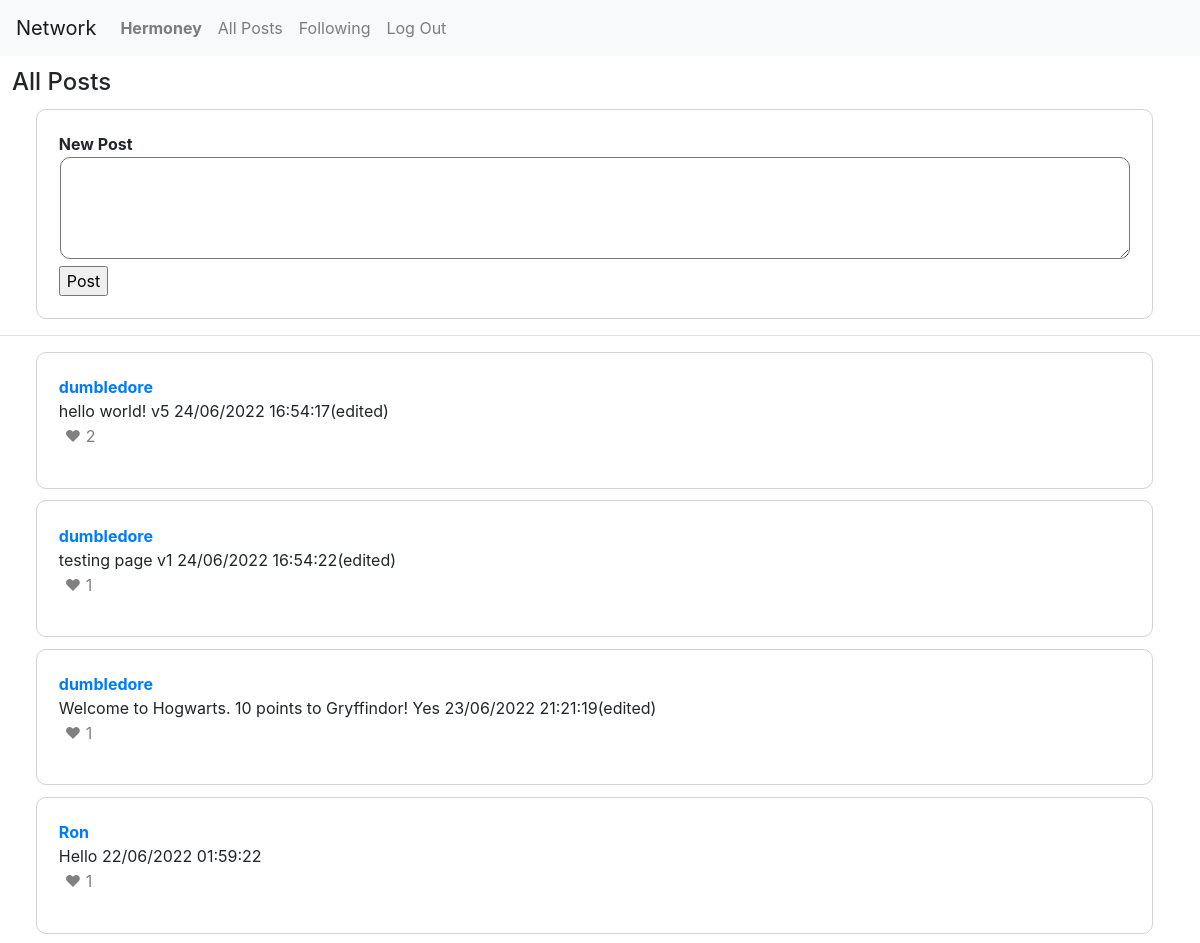
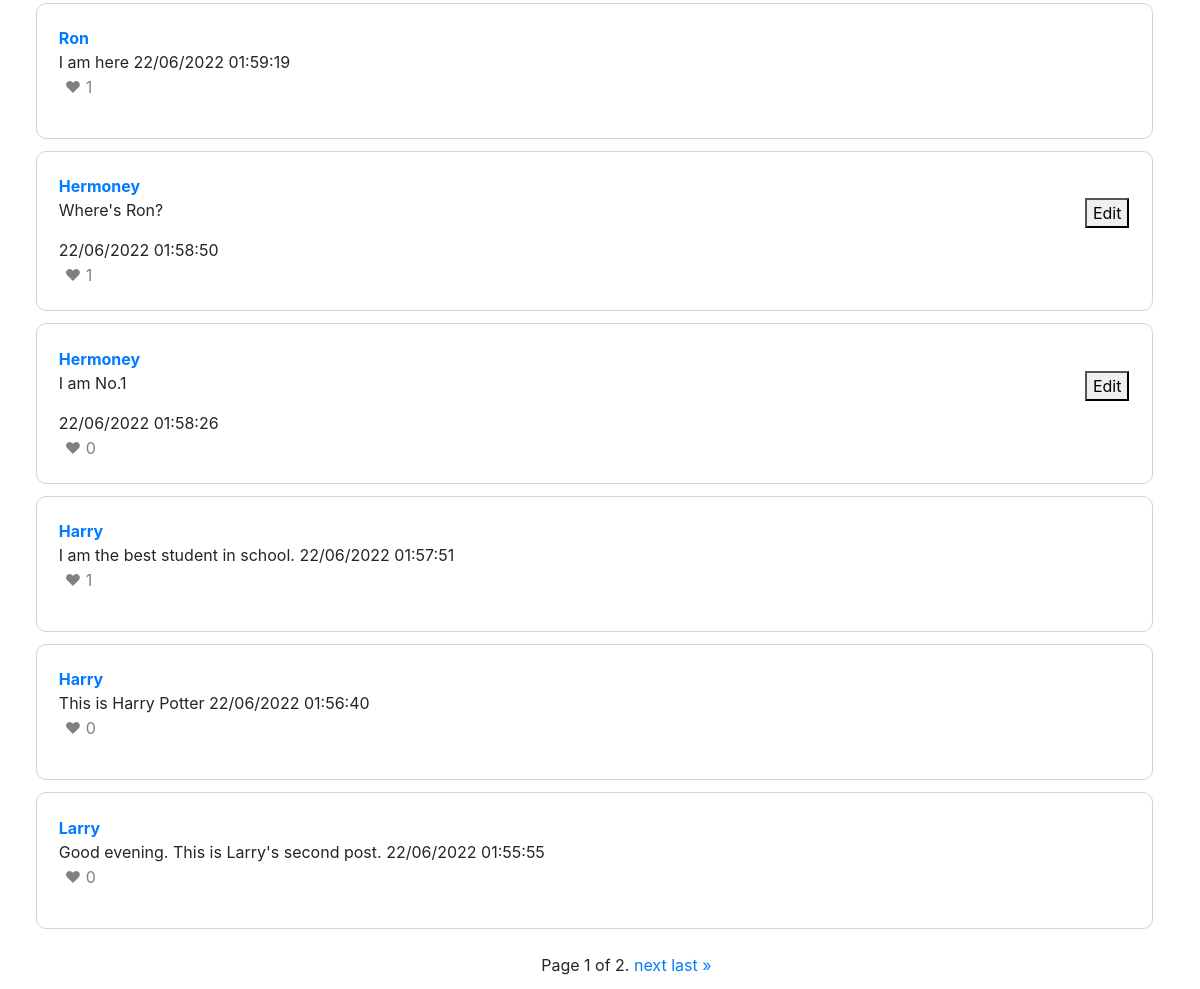
The app's page / (signed in) with its own data (2 pictures, top to bottom).
### network/models.py (models this page shows, shortened)
class User(AbstractUser):
    pass

class Post(models.Model):
    content = models.TextField()
    author = models.ForeignKey(User, on_delete=models.CASCADE)
    likes = models.ManyToManyField(User, related_name='liked_user', blank=True, null = True)
    created_at = models.TextField(blank=True, null=True)
    updated_at = models.TextField(blank=True, null=True)

### network/views.py (the view)
# urls.py: path("", views.index, name="index"),
@login_required
def index(request):
    if request.method =="POST":
        if "new_post" in request.POST:
            new_post = request.POST["new_post_content"]
            author = request.user
            now = datetime.now()
            post_time = now.strftime("%d/%m/%Y %H:%M:%S")
            post = Post.objects.create(content=new_post, author=author,created_at = post_time)
            post.save()
            return HttpResponseRedirect(reverse("index"))
        elif "edit_post" in request.POST:
            print("editpage")
            original_content = request.POST["original_post"]
            new_content = request.POST["edit_content"]
            author=request.user
            now = datetime.now()
            edit_time = now.strftime("%d/%m/%Y %H:%M:%S")
            post = Post.objects.filter(content=original_content).update(content=new_content, updated_at = edit_time)
            return HttpResponseRedirect(reverse("index"))
        elif "like" in request.POST:
            user=request.user
            content = request.POST["original_post"]
            Post.objects.get(content=content).likes.add(user)
            return HttpResponseRedirect(reverse("index"))
        elif "unlike" in request.POST:
            user=request.user
            content = request.POST["original_post"]
            Post.objects.get(content=content).likes.remove(user)
            return HttpResponseRedirect(reverse("index"))
    else:
        all_posts= Post.objects.all()
        all_posts = all_posts.order_by("-id").all()
        user=request.user
        paginator = Paginator(all_posts, 10) #show 10 posts per page
        page_number = request.GET.get("page")
        page_obj = paginator.get_page(page_number)
        return render(request, "network/index.html", {
            "posts": all_posts,
            "page_obj": page_obj,
            "user": user
        })

### network/templates/network/index.html (shortened to what this page needs)
{% extends "network/layout.html" %}
{% if user.is_authenticated %}
{% block body %}
    <div id="new_post_view" style="margin:1%;">
        <b><h4>All Posts</h4></b>
        <div style="border: 1px solid lightgray; border-radius: 10px; margin-left: 2%; margin-top: 1%; width:95%; ">
                <form method="POST" style="padding: 2%;" name="new_post">
                <b>New Post</b><br>
                <textarea id="new_post_content" name="new_post_content" style="width: 100%; margin: 1px; border-radius: 10px;" rows="4" ></textarea><br>
                <input type="submit" id="post" value="Post" name="new_post">
                </form>
        </div>
    </div>
    <hr>
    <div id="all_post_view" style="margin:1%;">
        {% for post in page_obj %}
        <div style="border: 1px solid lightgray; border-radius: 10px; margin-left: 2%; margin-top: 1%; width:95%; ">
            <form style="padding: 2%; text-align: left;" method="POST" name="edit_post">
                <a href="{% url 'profile' post.author %}"><b>{{post.author}}</b></a><br>
                <p id="post_{{post.content}}">{{post.content}}
                    {% if post.author == user %}<span style="float: right;">
                    <button id="{{post.content}}" type="button">Edit</button></p>
                        {% endif%}
                        {% if post.updated_at %}
                            {{post.updated_at}}(edited)
                        {% else %}
                            {{post.created_at}}
                        {% endif %}
                        <br>
                        {% if user in post.likes.filter %}
                        <button name="unlike" style="color: red; background: none; border: none;" title="Unlike" id="unlike">&hearts; <span style="color: grey;">{{post.likes.count}}</span> </button>
                        {% else %}
                        <button name="like" style="color: grey; background: none; border: none; " title="Like" id="like">&hearts; {{post.likes.count}}</button>
                        {% endif %}
                    </form>
    </div>
    {% endfor %}
    <br>
    <div class="pagination" style="margin-left: 45%">
        <span class="step-links">
            <span class="current">
                Page {{ page_obj.number }} of {{ page_obj.paginator.num_pages }}.
            </span>
            {% if page_obj.has_next %}
                <a href="?page={{ page_obj.next_page_number }}">next</a>
                <a href="?page={{ page_obj.paginator.num_pages }}">last &raquo;</a>
            {% endif %}
        </span>
    </div>
{% endblock %}
{% endif %}

### network/templates/network/layout.html (shortened to what this page needs)
{% load static %}
<!DOCTYPE html>
<html lang="en">
    <head>
        <link rel="stylesheet" href="https://stackpath.bootstrapcdn.com/bootstrap/4.4.1/css/bootstrap.min.css">
        <link href="{% static 'network/styles.css' %}" rel="stylesheet">
    </head>
    <body>
        <nav class="navbar navbar-expand-lg navbar-light bg-light">
            <a class="navbar-brand" href="{% url 'index' %}">Network</a>
            <div>
              <ul class="navbar-nav mr-auto">
                {% if user.is_authenticated %}
                    <li class="nav-item">
                        <a class="nav-link" href="{% url 'profile' user.username %}"><strong>{{ user.username }}</strong></a>
                    </li>
                {% endif %}
                <li class="nav-item" id="all-posts">
                  <a class="nav-link" href="{% url 'index' %}">All Posts</a>
                </li>
                {% if user.is_authenticated %}
                    <li class="nav-item" id="following">
                        <a class="nav-link" href="{% url 'following' %}">Following</a>
                    </li>
                    <li class="nav-item">
                        <a class="nav-link" href="{% url 'logout' %}">Log Out</a>
                    </li>
                {% endif %}
              </ul>
            </div>
          </nav>
        <div class="body">
            {% block body %}
            {% endblock %}
        </div>
    </body>
</html>

### records on screen
User: username "Hermoney"
Post: author "dumbledore", content "hello world! v5", updated_at "24/06/2022 16:54:17", likes.count "2"
Post: author "dumbledore", content "testing page v1", updated_at "24/06/2022 16:54:22", likes.count "1"
Post: author "dumbledore", content "Welcome to Hogwarts. 10 points to Gryffindor! Yes", updated_at "23/06/2022 21:21:19", likes.count "1"
Post: author "Ron", content "Hello", created_at "22/06/2022 01:59:22", likes.count "1"
Post: author "Ron", content "I am here", created_at "22/06/2022 01:59:19", likes.count "1"
Post: author "Hermoney", content "Where's Ron?", created_at "22/06/2022 01:58:50", likes.count "1"
Post: author "Hermoney", content "I am No.1", created_at "22/06/2022 01:58:26", likes.count "0"
Post: author "Harry", content "I am the best student in school.", created_at "22/06/2022 01:57:51", likes.count "1"
Post: author "Harry", content "This is Harry Potter", created_at "22/06/2022 01:56:40", likes.count "0"
Post: author "Larry", content "Good evening. This is Larry's second post.", created_at "22/06/2022 01:55:55", likes.count "0"

### other values on screen
{{ page_obj.number }} "1"
{{ page_obj.paginator.num_pages }} "2"
